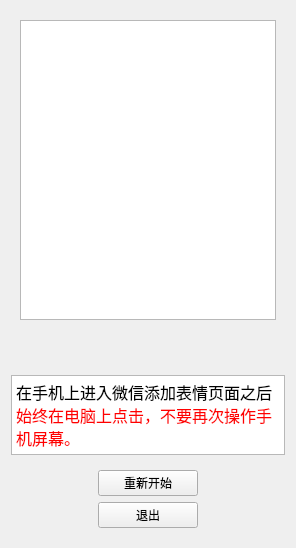
     <widget class="QWidget" name="widget_6" native="true">
      <property name="maximumSize">
       <size>
        <width>300</width>
        <height>16777215</height>
       </size>
      </property>
      <layout class="QVBoxLayout" name="verticalLayout_3">
       <item>
        <widget class="QWidget" name="widget_5" native="true">
         <property name="minimumSize">
          <size>
           <width>100</width>
           <height>0</height>
          </size>
         </property>
         <property name="maximumSize">
          <size>
           <width>16777215</width>
           <height>400</height>
          </size>
         </property>
         <layout class="QGridLayout" name="gridLayout_2">
          <item row="2" column="0">
           <spacer name="verticalSpacer">
            <property name="orientation">
             <enum>Qt::Vertical</enum>
            </property>
            <property name="sizeHint" stdset="0">
             <size>
              <width>20</width>
              <height>40</height>
             </size>
            </property>
           </spacer>
          </item>
          <item row="1" column="0">
           <widget class="QTextBrowser" name="textBrowser_debug">
            <property name="minimumSize">
             <size>
              <width>0</width>
              <height>300</height>
             </size>
            </property>
           </widget>
          </item>
         </layout>
        </widget>
       </item>
       <item>
        <widget class="QTextBrowser" name="textBrowser">
         <property name="minimumSize">
          <size>
           <width>0</width>
           <height>80</height>
          </size>
         </property>
         <property name="maximumSize">
          <size>
           <width>16777215</width>
           <height>80</height>
          </size>
         </property>
         <property name="html">
          <string>&lt;!DOCTYPE HTML PUBLIC &quot;-//W3C//DTD HTML 4.0//EN&quot; &quot;http://www.w3.org/TR/REC-html40/strict.dtd&quot;&gt;
&lt;html&gt;&lt;head&gt;&lt;meta name=&quot;qrichtext&quot; content=&quot;1&quot; /&gt;&lt;meta charset=&quot;utf-8&quot; /&gt;&lt;style type=&quot;text/css&quot;&gt;
p, li { white-space: pre-wrap; }
hr { height: 1px; border-width: 0; }
li.unchecked::marker { content: &quot;\2610&quot;; }
li.checked::marker { content: &quot;\2612&quot;; }
&lt;/style&gt;&lt;/head&gt;&lt;body style=&quot; font-family:'Microsoft YaHei UI'; font-size:9pt; font-weight:400; font-style:normal;&quot;&gt;
&lt;p style=&quot; margin-top:0px; margin-bottom:0px; margin-left:0px; margin-right:0px; -qt-block-indent:0; text-indent:0px;&quot;&gt;&lt;span style=&quot; font-size:12pt; color:#000000;&quot;&gt;在手机上进入微信添加表情页面之后&lt;/span&gt;&lt;span style=&quot; font-size:12pt; color:#ff0000;&quot;&gt;始终在电脑上点击，不要再次操作手机屏幕。&lt;/span&gt;&lt;/p&gt;&lt;/body&gt;&lt;/html&gt;</string>
         </property>
        </widget>
       </item>
       <item>
        <widget class="QWidget" name="widget" native="true">
         <property name="maximumSize">
          <size>
           <width>16777215</width>
           <height>120</height>
          </size>
         </property>
         <layout class="QGridLayout" name="gridLayout_18">
          <item row="0" column="0">
           <widget class="QPushButton" name="btn_reset">
            <property name="maximumSize">
             <size>
              <width>100</width>
              <height>16777215</height>
             </size>
            </property>
            <property name="text">
             <string>重新开始</string>
            </property>
           </widget>
          </item>
          <item row="1" column="0">
           <widget class="QPushButton" name="btn_exit">
            <property name="maximumSize">
             <size>
              <width>100</width>
              <height>16777215</height>
             </size>
            </property>
            <property name="text">
             <string>退出</string>
            </property>
           </widget>
          </item>
         </layout>
        </widget>
       </item>
      </layout>
     </widget>
